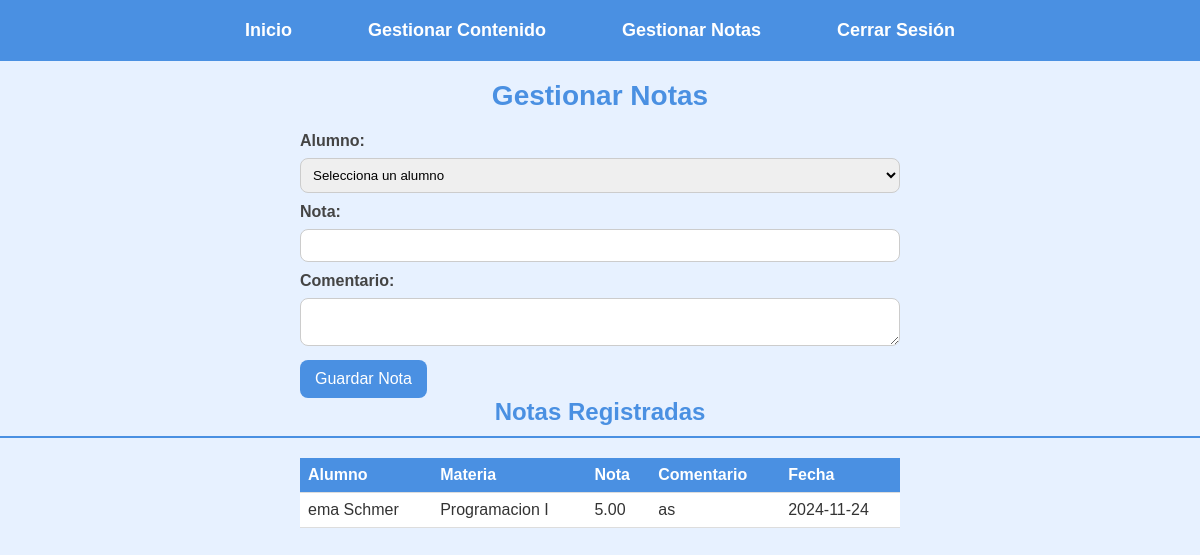
The page /gestionar_notas.php (signed in) on the database its author committed.
### tables this page shows
CREATE TABLE `notas` (
  `id` int(11) NOT NULL,
  `alumno_id` int(11) NOT NULL,
  `profesor_id` int(11) NOT NULL,
  `materia_id` int(11) NOT NULL,
  `nota` decimal(5,2) NOT NULL,
  `comentario` text DEFAULT NULL,
  `fecha` date NOT NULL
);

CREATE TABLE `alumnos` (
  `id` int(11) NOT NULL,
  `nombre` varchar(100) DEFAULT NULL,
  `apellido` varchar(100) DEFAULT NULL,
  `dni` varchar(20) DEFAULT NULL,
  `especialidad_id` int(11) DEFAULT NULL,
  `año` int(11) DEFAULT NULL,
  `materia_id` int(11) DEFAULT NULL,
  `fecha_nacimiento` date DEFAULT NULL,
  `username` varchar(100) DEFAULT NULL,
  `password` varchar(255) DEFAULT NULL,
  `email` varchar(100) DEFAULT NULL,
  `user_type` enum('alumno') NOT NULL DEFAULT 'alumno'
);

CREATE TABLE `materias` (
  `id` int(11) NOT NULL,
  `nombre` varchar(100) NOT NULL,
  `especialidad_id` int(11) DEFAULT NULL
);

### gestionar_notas.php (the view, shortened to what this page needs)
<?php
include 'config.php';
$profesor_username = $_SESSION['username'];
$sql_profesor = "SELECT * FROM profesores WHERE username = ?";
$stmt = $conn->prepare($sql_profesor);
$stmt->bind_param("s", $profesor_username);
$stmt->execute();
$result_profesor = $stmt->get_result();
$profesor = $result_profesor->fetch_assoc();
$sql_materia = "SELECT m.id, m.nombre
                FROM materias m
                WHERE m.especialidad_id = ?";
$stmt_materia = $conn->prepare($sql_materia);
$stmt_materia->bind_param("i", $profesor['especialidad_id']);
$stmt_materia->execute();
$result_materia = $stmt_materia->get_result();
$materia_actual = $result_materia->fetch_assoc();
?>
<!DOCTYPE html>
<html lang="es">
<head>
    <link rel="stylesheet" href="css/profesor_bienvenido.css">
</head>
<body>
    <header>
        <nav>
            <ul>
                <li><a href="profesor_bienvenido.php">Inicio</a></li>
                <li><a href="gestionar_materias.php">Gestionar Contenido</a></li>
                <li><a href="gestionar_notas.php">Gestionar Notas</a></li>
                <li><a href="logout.php">Cerrar Sesión</a></li>
            </ul>
        </nav>
    </header>
    <div class="container">
        <h1>Gestionar Notas</h1>
        <form method="post">
            <label for="alumno_id">Alumno:</label>
            <select name="alumno_id" required>
                <option value="">Selecciona un alumno</option>
            </select>
            <label for="nota">Nota:</label>
            <input type="number" name="nota" step="0.01" required>
            <label for="comentario">Comentario:</label>
            <textarea name="comentario"></textarea>
            <button type="submit" name="guardar_nota">Guardar Nota</button>
        </form>
        <h2>Notas Registradas</h2>
        <?php
        $sql_notas = "SELECT n.id, a.nombre AS alumno_nombre, a.apellido AS alumno_apellido, m.nombre AS materia_nombre, n.nota, n.comentario, n.fecha
                      FROM notas n
                      JOIN alumnos a ON n.alumno_id = a.id
                      JOIN materias m ON n.materia_id = m.id
                      WHERE n.profesor_id = ? AND n.materia_id = ?";
        $stmt_notas = $conn->prepare($sql_notas);
        $stmt_notas->bind_param("ii", $profesor['id'], $materia_actual['id']);
        $stmt_notas->execute();
        $result_notas = $stmt_notas->get_result();
        if ($result_notas->num_rows > 0): ?>
            <table class="notas-table">
                <thead>
                    <tr>
                        <th>Alumno</th>
                        <th>Materia</th>
                        <th>Nota</th>
                        <th>Comentario</th>
                        <th>Fecha</th>
                    </tr>
                </thead>
                <tbody>
                    <?php while ($nota = $result_notas->fetch_assoc()): ?>
                        <tr>
                            <td><?php echo htmlspecialchars($nota['alumno_nombre']) . ' ' . htmlspecialchars($nota['alumno_apellido']); ?></td>
                            <td><?php echo htmlspecialchars($nota['materia_nombre']); ?></td>
                            <td><?php echo htmlspecialchars($nota['nota']); ?></td>
                            <td><?php echo htmlspecialchars($nota['comentario']); ?></td>
                            <td><?php echo htmlspecialchars($nota['fecha']); ?></td>
                        </tr>
                    <?php endwhile; ?>
                </tbody>
            </table>
        <?php else: ?>
            <p>No hay notas registradas.</p>
        <?php endif; ?>
    </div>
</body>
</html>

### css/profesor_bienvenido.css (style rules this page uses)
body { font-family: 'Arial', sans-serif; background-color: #e7f1ff; color: #333; margin: 0; padding: 0; }
header { background-color: #4a90e2; color: #fff; padding: 20px 0; }
nav { display: flex; justify-content: center; align-items: center; }
nav ul { list-style: none; padding: 0; margin: 0; display: flex; }
nav ul li { margin: 0 20px; }
nav ul li a { color: #fff; text-decoration: none; font-size: 18px; font-weight: bold; padding: 12px 18px; border-radius: 25px; transition: background-color 0.3s, color 0.3s; }
h1 { text-align: center; color: #4a90e2; margin-bottom: 20px; font-size: 28px; }
h2 { color: #4a90e2; margin-top: 0; border-bottom: 2px solid #4a90e2; padding-bottom: 10px; margin-bottom: 20px; font-size: 24px; }
form { margin-bottom: 30px; max-width: 600px; margin: 0 auto; }
form label { display: block; margin-bottom: 8px; font-weight: bold; color: #444; }
form input[type="text"], form input[type="number"], form input[type="date"], form input[type="email"], form select, form textarea { width: 100%; padding: 8px; margin-bottom: 10px; border: 1px solid #ccc; border-radius: 8px; box-sizing: border-box; }
form button { background-color: #4a90e2; color: #fff; border: none; padding: 10px 15px; border-radius: 8px; cursor: pointer; transition: background-color 0.3s, transform 0.3s, box-shadow 0.3s; font-size: 16px; }
textarea { resize: vertical; }
table { width: 100%; border-collapse: collapse; margin-bottom: 20px; }
table th, table td { padding: 8px; border-bottom: 1px solid #ddd; text-align: left; }
table th { background-color: #4a90e2; color: #fff; }
table tr:nth-child(odd) { background-color: #fff; }
.notas-table { width: 100%; max-width: 600px; margin: 0 auto; border-collapse: collapse; }
.notas-table th, .notas-table td { padding: 8px; border-bottom: 1px solid #ddd; text-align: left; }
.notas-table th { background-color: #4a90e2; color: #fff; }
h2 { text-align: center; color: #4a90e2; margin-top: 0; border-bottom: 2px solid #4a90e2; padding-bottom: 10px; margin-bottom: 20px; font-size: 24px; }

### rows shown on the page
notas: alumno.nombre "ema", alumno.apellido "Schmer", materia.nombre "Programacion I", nota "5.00", comentario "as", fecha "2024-11-24"
